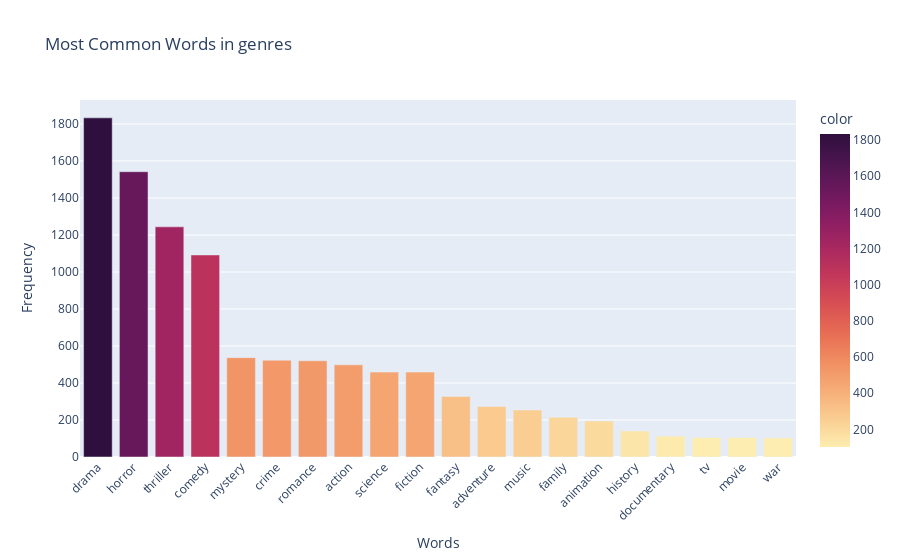

Notebook code for this chart:
### Markdown cell above
**Genre Word Count**

### Code cell
sentiment_utils.analyze_most_common_words(cleaned_films, text_column='genres', top_n=20)

### Figure 1 — Plotly figure (JSON) as saved in the notebook; plotly's stock layout.template omitted (floating-point values rounded to 4 significant figures)
{"data": [{"alignmentgroup": "True", "hovertemplate": "Words=%{x}<br>Frequency=%{y}<br>color=%{marker.color}<extra></extra>", "legendgroup": "", "marker": {"color": [1833, 1542, 1244, 1092, 537, 523, 520, 498, 459, 459, 327, 273, 254, 215, 195, 141, 113, 105, 105, 103], "coloraxis": "coloraxis", "pattern": {"shape": ""}}, "name": "", "offsetgroup": "", "orientation": "v", "showlegend": false, "textposition": "auto", "type": "bar", "x": ["drama", "horror", "thriller", "comedy", "mystery", "crime", "romance", "action", "science", "fiction", "fantasy", "adventure", "music", "family", "animation", "history", "documentary", "tv", "movie", "war"], "xaxis": "x", "y": [1833, 1542, 1244, 1092, 537, 523, 520, 498, 459, 459, 327, 273, 254, 215, 195, 141, 113, 105, 105, 103], "yaxis": "y"}], "layout": {"barmode": "relative", "coloraxis": {"colorbar": {"title": {"text": "color"}}, "colorscale": [[0, "rgb(253, 237, 176)"], [0.09091, "rgb(250, 205, 145)"], [0.1818, "rgb(246, 173, 119)"], [0.2727, "rgb(240, 142, 98)"], [0.3636, "rgb(231, 109, 84)"], [0.4545, "rgb(216, 80, 83)"], [0.5455, "rgb(195, 56, 90)"], [0.6364, "rgb(168, 40, 96)"], [0.7273, "rgb(138, 29, 99)"], [0.8182, "rgb(107, 24, 93)"], [0.9091, "rgb(76, 21, 80)"], [1, "rgb(47, 15, 61)"]]}, "legend": {"tracegroupgap": 0}, "title": {"text": "Most Common Words in genres"}, "xaxis": {"anchor": "y", "domain": [0, 1], "tickangle": -45, "title": {"text": "Words"}}, "yaxis": {"anchor": "x", "domain": [0, 1], "title": {"text": "Frequency"}}}}
